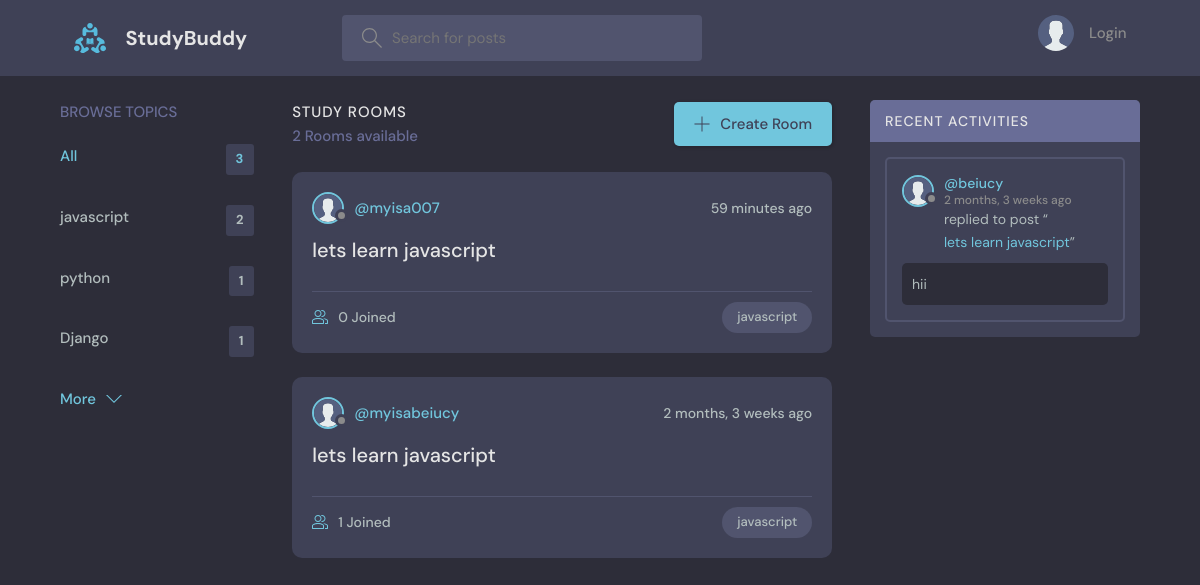
/?q=javascript, run on the app's committed database.
### base/models.py (models this page shows, shortened)
class Topic(models.Model):
    name = models.CharField(max_length=200)

class Room(models.Model):
    host = models.ForeignKey(User, on_delete=models.SET_NULL, null=True)
    topic = models.ForeignKey(Topic, on_delete=models.SET_NULL, null=True)
    name = models.CharField(max_length=200)
    description = models.TextField(null=True, blank=True)
    participants = models.ManyToManyField(
        User, related_name='participants', blank=True)
    updated = models.DateTimeField(auto_now=True)
    created = models.DateTimeField(auto_now_add=True)
    class Meta:
        ordering = ['-updated', '-created']
    def __str__(self):
        return self.name

class User(AbstractUser):
    name = models.CharField(max_length=200, null=True)
    email = models.EmailField(unique=True, null=True)
    bio = models.TextField(null=True)
    avatar = models.ImageField(null=True, default="avatar.svg")
    USERNAME_FIELD = 'email'
    REQUIRED_FIELDS = ['username']

class Message(models.Model):
    user = models.ForeignKey(User, on_delete=models.CASCADE)
    room = models.ForeignKey(Room, on_delete=models.CASCADE)
    body = models.TextField()
    updated = models.DateTimeField(auto_now=True)
    created = models.DateTimeField(auto_now_add=True)
    class Meta:
        ordering = ['-updated', '-created']

### base/views.py (the view)
# urls.py: path('', views.home, name="home"),
def home(request):
    q = request.GET.get('q') if request.GET.get('q') != None else ''
    rooms = Room.objects.filter(
        Q(topic__name__icontains=q) |
        Q(name__icontains=q) |
        Q(description__icontains=q)
    )
    topics = Topic.objects.all()[0:5]
    room_count = rooms.count()
    room_messages = Message.objects.filter(
        Q(room__topic__name__icontains=q))[0:3]
    context = {'rooms': rooms, 'topics': topics,
               'room_count': room_count, 'room_messages': room_messages}
    return render(request, 'base/home.html', context)

### base/templates/base/home.html (shortened to what this page needs)
{% extends 'main.html' %}
{% block content %}
<main class="layout layout--3">
  <div class="container">
    {% include 'base/topics_component.html' %}
    <div class="roomList">
      <div class="roomList__header">
        <div>
          <h2>Study Rooms</h2>
          <p>{{room_count}} Rooms available</p>
        </div>
        <a class="btn btn--main" href="{% url 'create-room' %}">
          <svg version="1.1" xmlns="http://www.w3.org/2000/svg" width="32" height="32" viewBox="0 0 32 32">
            <title>add</title>
            <path
              d="M16.943 0.943h-1.885v14.115h-14.115v1.885h14.115v14.115h1.885v-14.115h14.115v-1.885h-14.115v-14.115z">
            </path>
          </svg>
          Create Room
        </a>
      </div>
      {% include 'base/feed_component.html' %}
    </div>
    {% include 'base/activity_component.html' %}
  </div>
</main>
{% endblock %}

### base/templates/base/topics_component.html
<div class="topics">
    <div class="topics__header">
        <h2>Browse Topics</h2>
    </div>
    <ul class="topics__list">
        <li>
            <a href="{% url 'home' %}" class="active">All <span>{{topics.count}}</span></a>
        </li>
        {% for topic in topics %}
        <li>
            <a href="{% url 'home' %}?q={{topic.name}}">{{topic.name}}<span>{{topic.room_set.all.count}}</span></a>
        </li>
        {% endfor %}
    </ul>
    <a class="btn btn--link" href="{% url 'topics' %}">
        More
        <svg version="1.1" xmlns="http://www.w3.org/2000/svg" width="32" height="32" viewBox="0 0 32 32">
            <title>chevron-down</title>
            <path d="M16 21l-13-13h-3l16 16 16-16h-3l-13 13z"></path>
        </svg>
    </a>
</div>

### base/templates/base/feed_component.html (shortened to what this page needs)
{% for room in rooms %}
<div class="roomListRoom">
    <div class="roomListRoom__header">
        <a href="{% url 'user-profile' room.host.id %}" class="roomListRoom__author">
            <div class="avatar avatar--small">
                <img src="{{room.host.avatar.url}}" />
            </div>
            <span>@{{room.host.username}}</span>
        </a>
        <div class="roomListRoom__actions">
            <span>{{room.created|timesince}} ago</span>
        </div>
    </div>
    <div class="roomListRoom__content">
        <a href="{% url 'room' room.id %}">{{room.name}}</a>
    </div>
    <div class="roomListRoom__meta">
        <a href="{% url 'room' room.id %}" class="roomListRoom__joined">
            {{room.participants.all.count}} Joined
        </a>
        <p class="roomListRoom__topic">{{room.topic.name}}</p>
    </div>
</div>
{% endfor %}

### base/templates/base/activity_component.html (shortened to what this page needs)
<div class="activities">
    <div class="activities__header">
        <h2>Recent Activities</h2>
    </div>
    {% for message in room_messages %}
    <div class="activities__box">
        <div class="activities__boxHeader roomListRoom__header">
            <a href="{% url 'user-profile' message.user.id %}" class="roomListRoom__author">
                <div class="avatar avatar--small">
                    <img src="{{message.user.avatar.url}}" />
                </div>
                <p>
                    @{{message.user.username}}
                    <span>{{message.created|timesince}} ago</span>
                </p>
            </a>
        </div>
        <div class="activities__boxContent">
            <p>replied to post “<a href="{% url 'room' message.room.id %}">{{message.room}}</a>”</p>
            <div class="activities__boxRoomContent">{{message.body}}</div>
        </div>
    </div>
    {% endfor %}
</div>

### data on the page
Topic: name "javascript", room_set.all.count "2"
Topic: name "python", room_set.all.count "1"
Topic: name "Django", room_set.all.count "1"
Room: host.avatar (placeholder picture), host.username "myisa007", created "59 minutes", name "lets learn javascript", participants.all.count "0", topic.name "javascript"
Room: host.avatar (placeholder picture), host.username "myisabeiucy", created "2 months, 3 weeks", name "lets learn javascript", participants.all.count "1", topic.name "javascript"
Message: user.avatar (placeholder picture), user.username "beiucy", created "2 months, 3 weeks", room "lets learn javascript", body "hii"

### other printed values
{{ topics.count }} "3"
{{ room_count }} "2"
